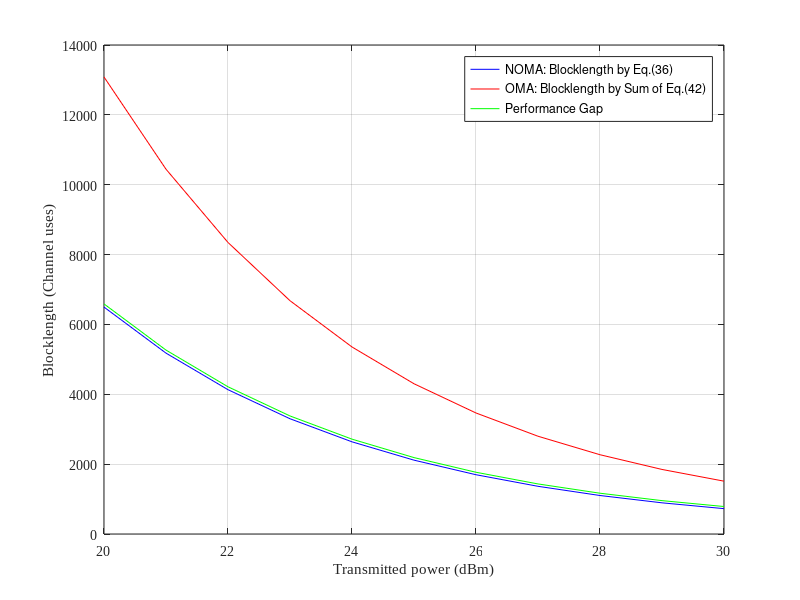

MATLAB code to generate this figure:
% This script analysis performance between NOMA and OMA
% 2 user case
clc; clear variables; close all;
N = 1e6;
N1 = 256;
N2 = 256;


eplsion1R = 10^-5;
eplsion2R = 10^-4;


% AWGN noise
% BW = 10^6;                  %System bandwidth
% No = -174 + 10*log10(BW);   %Noise power (dBm)
% no = (10^-3)*10.^(No/10);   %Noise power (linear scale)
No = -100;
no = (10^-3)*10.^(No/10);   %Noise power (linear scale)

d1 = 24;
d2 = 245;
eta = 4;

h1 = sqrt(1/2*d1^-eta)*(randn(1,N)+1i*randn(1,N));
h2 = sqrt(1/2*d2^-eta)*(randn(1,N)+1i*randn(1,N));

% h1 = sqrt(1/2*(1+d1^eta)^-1)*(randn(1,N)+1i*randn(1,N));
% h2 = sqrt(1/2*(1+d2^eta)^-1)*(randn(1,N)+1i*randn(1,N));


lamda1 = mean(abs(h1).^2);
lamda2 = mean(abs(h2).^2);


Pt = 20:1:30;                    %Transmit Power in dBm
pt = (10^-3).*db2pow(Pt);    %Transmit Power (linear scale)

beta1 = 0.5;
beta2 = 1-beta1;

delta = 0.5;

NOMA_opt_M = zeros(1,length(Pt));
OMA_opt_M1 = zeros(1,length(Pt));
OMA_opt_M2 = zeros(1,length(Pt));
OMA_opt_M = zeros(1,length(Pt));


for u=1:length(Pt)
    Rho(u) = Pt(u)-No;
    
    rho = pt(u)/no;
    rho*lamda1*eplsion1R;
    
    % Blocklength for NOMA users
    contraint = (lamda1*eplsion1R)/(lamda2*eplsion2R);
    theta = contraint*delta;
        
    check = (lamda2*eplsion2R*rho + 2)*lamda1*eplsion1R - (lamda2*eplsion2R.*rho + 4)*lamda2*eplsion2R > 0
    switch (check)
        case 0
            eplsion2R_m = theta*eplsion2R;
        case 1
            eplsion2R_m = eplsion2R;
    end
    opt_a1(u) = (-lamda1*eplsion1R + sqrt((lamda1*eplsion1R)^2+...
                  4*(lamda2*eplsion2R_m)^2*rho*(lamda1*eplsion1R-lamda2*eplsion2R_m))) ...
                  / (2*lamda2*eplsion2R_m*rho*(lamda1*eplsion1R-lamda2*eplsion2R_m));
              
    opt_a11(u) = (-lamda1*eplsion1R + sqrt((lamda1*eplsion1R)^2+...
                  4*(lamda2*eplsion2R_m)^2)) ...
                  / (2*lamda2*eplsion2R_m);
    
    opt_a1(u)*rho*(lamda1*eplsion1R-lamda2*eplsion2R_m)
              
    NOMA_opt_M(u) = N1/log2(1+((-lamda1*eplsion1R + ...
                    sqrt((lamda1*eplsion1R)^2+4*(lamda2*eplsion2R_m)^2*rho*(lamda1*eplsion1R-lamda2*eplsion2R_m)))...
                    / (2*lamda2*eplsion2R_m)));
    
                
    NOMA_opt_M1(u) = N1/(opt_a1(u)*rho*(lamda1*eplsion1R - lamda2*eplsion2R_m));
    NOMA_opt_M21(u) = N1/log2((1+rho*lamda2*eplsion2R_m)/(1+rho*lamda2*eplsion2R_m*opt_a1(u)));
    NOMA_opt_M22(u) = N1/log2(1+opt_a11(u)*rho*(lamda1*eplsion1R - lamda2*eplsion2R_m));
    

    % Blocklength for OMA users
    % Equal power allocation
    rho1 = (0.5*pt(u)) / (beta1*no);
    rho2 = (0.5*pt(u)) / (beta2*no);
    OMA_opt_M1(u) = N1/(beta1*log2(1+(eplsion1R*lamda1*rho1)));
    OMA_opt_M2(u) = N2/(beta2*log2(1+(eplsion2R*lamda2*rho2)));
    
%     OMA_opt_M1_appro(u) = N1/(beta1*(eplsion1R*lamda1*rho1));
%     OMA_opt_M2_appro(u) = N2/(beta2*(eplsion2R*lamda2*rho2));
    
    OMA_opt_M(u) = OMA_opt_M1(u)+OMA_opt_M2(u);
%     OMA_opt_M_appro(u) = OMA_opt_M1_appro(u)+OMA_opt_M2_appro(u);

end



figure(1)
plot(Pt, NOMA_opt_M, 'b');
hold on; grid on;
plot(Pt, OMA_opt_M, 'r');
plot(Pt, OMA_opt_M - NOMA_opt_M, 'g');
% plot(Pt, OMA_opt_M_appro, 'g', 'linewidth', 1.5);

xlabel('Transmitted power (dBm)');
ylabel('Blocklength (Channel uses)');
% title('Required blocklength vs Transmit Power');
legend('NOMA: Blocklength by Eq.(36)','OMA: Blocklength by Sum of Eq.(42)', ...
        'Performance Gap');

set(gca, 'FontName', 'Times New Roman');

% figure(2)
% plot(Pt, NOMA_opt_M, 'b', 'linewidth', 1.5);
% hold on; grid on;
% plot(Pt, OMA_opt_M1, '-or', 'linewidth', 1.5);
% plot(Pt, OMA_opt_M2, '-sr', 'linewidth', 1.5);
% plot(Pt, OMA_opt_M - NOMA_opt_M, 'g', 'linewidth', 1.5);
% 
% xlabel('Transmit power (dBm)');
% ylabel('M');
% title('Required blocklength vs Transmit Power');
% legend('NOMA','OMA1','OMA2','Gap');
% 
% 
% 
% figure(3)
% plot(Pt, NOMA_opt_M, 'b', 'linewidth', 1.5);
% hold on; grid on;
% plot(Pt, NOMA_opt_M21, '*b', 'linewidth', 1.5);
% plot(Pt, NOMA_opt_M22, 'sb', 'linewidth', 1.5);
% 
% plot(Pt, NOMA_opt_M1, 'ob', 'linewidth', 1.5);
% 
% plot(Pt, OMA_opt_M1, '-or', 'linewidth', 1.5);
% plot(Pt, OMA_opt_M2, '-sr', 'linewidth', 1.5);
% 
% plot(Pt, OMA_opt_M1_appro, '-og', 'linewidth', 1.5);
% plot(Pt, OMA_opt_M2_appro, '-sg', 'linewidth', 1.5);
